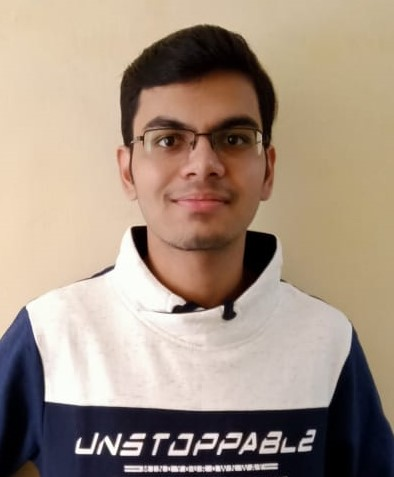
#> input picture media/profile_pic.jpeg, 394 x 477 px
$ python -i utilits.py   (imports and definitions only)
#> lines starting #> are read from the running program, lines starting #| are printed output that depends on the picture

from cv2 import cv2
from PIL import Image

face_cascade = cv2.CascadeClassifier('D:\\HTML\\django\\facedectection\\home\\haarcascade_frontalface_default.xml') # We load the cascade for the face.

#input size of image to the model is(48,48,1)
def detect(gray, frame):# We apply the detectMultiScale method from the face cascade to locate one or several faces in the image.
        faces = face_cascade.detectMultiScale(gray, 1.3, 5)
        for (x, y, w, h) in faces:
            cv2.rectangle(frame, (x, y), (x+w, y+h), (0, 0, 255), 5)# We paint a rectangle around the face.
        return frame

def open_img(request):
    video_capture = cv2.VideoCapture(0)# We turn the webcam on.
    while True:
        _, frame = video_capture.read()
        gray = cv2.cvtColor(frame, cv2.COLOR_BGR2GRAY)
        canvas = detect(gray, frame)
        cv2.imshow('Video', canvas)
        if cv2.waitKey(1) & 0xFF == ord('q'):
            break

    video_capture.release() # We turn the webcam off.
    cv2.destroyAllWindows() # We destroy all the windows inside which the images were displayed.

def upload_img(image_path):
    #print(image_path)
#> called with image_path = '../media/profile_pic.jpeg'
    img=cv2.imread(image_path)
#> img is the input picture: shape (477, 394, 3); mean B, G, R 130.2, 146.1, 164.1
    #print(img)
    gray=cv2.cvtColor(img, cv2.COLOR_BGR2GRAY)
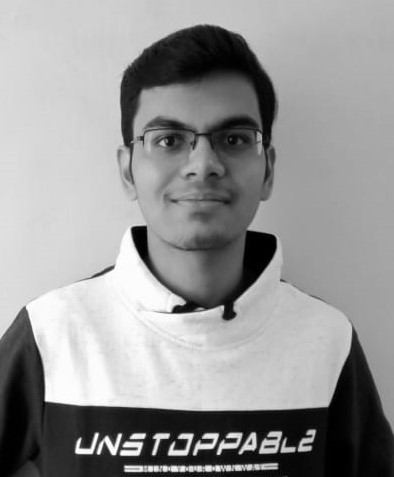
#> gray: shape (477, 394); min 0, max 255, mean 149.7
    img=cv2.cvtColor(img, cv2.COLOR_BGR2RGB)
    faces = face_cascade.detectMultiScale(gray, 1.3, 5)
#> faces = [[122, 77, 161, 161]]
    for (x,y,w,h) in faces:
     cv2.rectangle(img, (x, y), (x+w, y+h), (255, 0, 0), 5)
#> this loop made 1 pass
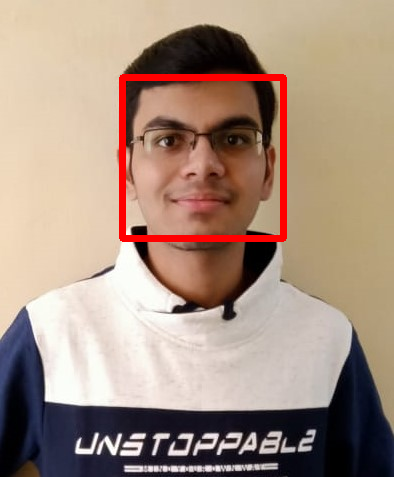
#> img: shape (477, 394, 3); mean R, G, B 167, 143.5, 128.1
    #img=img=cv2.cvtColor(img, cv2.COLOR_GRAY2BGR)
    img_pil=Image.fromarray(img)

    return img_pil

>>> result = upload_img('../media/profile_pic.jpeg')
